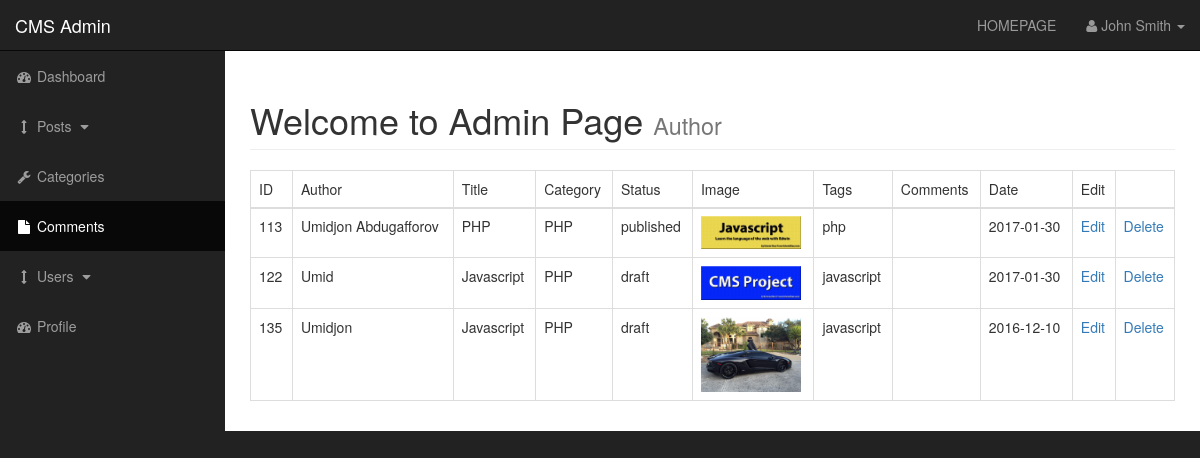
The page /admin/posts.php on the database its author committed.
### tables this page shows
CREATE TABLE `posts` (
  `post_id` int(3) NOT NULL,
  `post_category_id` int(3) NOT NULL,
  `post_title` varchar(255) NOT NULL,
  `post_author` varchar(255) NOT NULL,
  `post_user` varchar(255) NOT NULL,
  `post_date` date NOT NULL,
  `post_image` text NOT NULL,
  `post_content` text NOT NULL,
  `post_tags` varchar(255) NOT NULL,
  `post_comment_count` varchar(255) NOT NULL,
  `post_status` varchar(255) NOT NULL DEFAULT 'draft',
  `post_views_count` int(11) NOT NULL
);

CREATE TABLE `categories` (
  `cat_id` int(3) NOT NULL,
  `cat_title` varchar(255) NOT NULL
);

### admin/includes/view_all_posts.php (the view, shortened to what this page needs)
<table class="table table-bordered table-hover">
    <thead>
    <tr>
        <td>ID</td>
        <td>Author</td>
        <td>Title</td>
        <td>Category</td>
        <td>Status</td>
        <td>Image</td>
        <td>Tags</td>
        <td>Comments</td>
        <td>Date</td>
        <td>Edit</td>
        <td><Delete></Delete></td>
    </tr>
    </thead>
    <tbody>
    <tr>
        <?php
        $query = "SELECT * FROM posts";
        $select_posts = mysqli_query($connection, $query);
        while ($row = mysqli_fetch_assoc($select_posts)){
        $post_id = $row['post_id'];
        $post_author = $row['post_author'];
        $post_title = $row['post_title'];
        $post_category_id = $row['post_category_id'];
        $post_status = $row['post_status'];
        $post_image = $row['post_image'];
        $post_tags = $row['post_tags'];
        $post_comments = $row['post_comment_count'];
        $post_date = $row['post_date'];
        ?>
    <tr>
        <td><?=$post_id?> </td>
        <td><?=$post_author?> </td>
        <td><?=$post_title?></td>
        <?php
        $query = "SELECT * FROM categories WHERE cat_id = {$post_category_id}";
        $select_categories_id = mysqli_query($connection, $query);
        while ($row = mysqli_fetch_assoc($select_categories_id)){
            $cat_title = $row['cat_title'];
        ?>
        <td><?=$cat_title;}?></td>
        <td><?=$post_status?></td>
        <td><img width="100" src="../images/<?=$post_image?>"></td>
        <td><?=$post_tags?></td>
        <td><?=$post_comments?></td>
        <td><?=$post_date?></td>
        <td><a href="posts.php?source=edit_posts&p_id=<?=$post_id?>">Edit</a></td>
        <td><a href="posts.php?delete=<?=$post_id?>">Delete</a></td>
    </tr>
    <?php
    }
    ?>
    </tr>
    </tbody>
</table>

### admin/css/sb-admin.css (style rules this page uses)
body { margin-top: 100px; background-color: #222; }
@media (min-width:768px) { body { margin-top: 50px; } }

### rows shown on the page
posts: post_id "113", post_author "Umidjon Abdugafforov", post_title "PHP", post_status "published", post_image (picture), post_tags "php", post_date "2017-01-30"
categories: cat_title "PHP"
posts: post_id "122", post_author "Umid", post_title "Javascript", post_status "draft", post_image (picture), post_tags "javascript", post_date "2017-01-30"
posts: post_id "135", post_author "Umidjon", post_title "Javascript", post_status "draft", post_image (picture), post_tags "javascript", post_date "2016-12-10"
